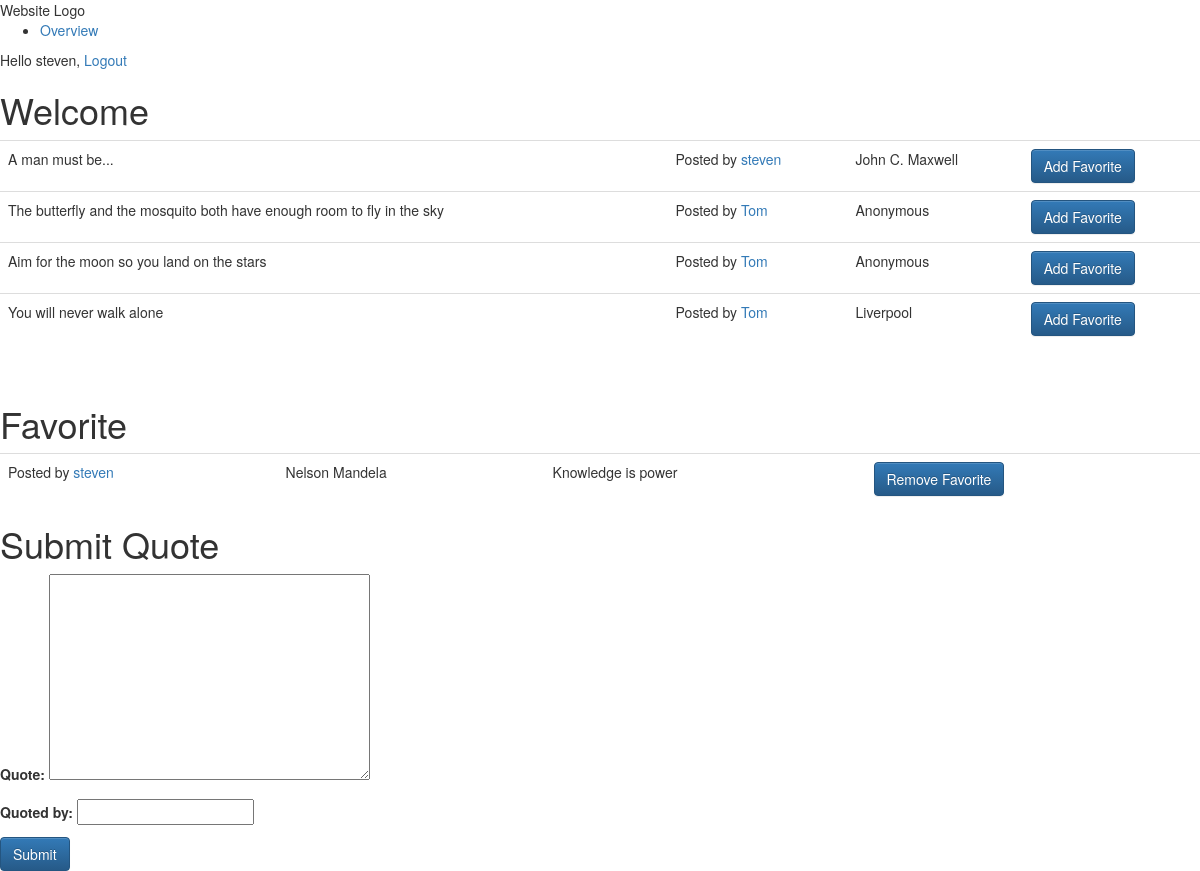
The page /project/ (signed in) on the database its author committed.
### apps/project/models.py (models this page shows, shortened)
class Quote(models.Model):
    user = models.ForeignKey('auth.User')
    quoted_by = models.CharField(max_length=255, validators = [MinLengthValidator(4)])
    quote = models.TextField(validators = [MinLengthValidator(11)])
    created = models.DateTimeField( auto_now_add=True)
    favorites = models.ManyToManyField('auth.User', related_name='favorite_quotes')

### apps/project/views.py (the view)
@login_required
def overview(request):
	form = QuoteForm()
	quotes = Quote.objects.exclude(favorites=request.user)
	favorite_quotes = request.user.favorite_quotes.all()
	return render(request, "project/overview.html", {'form': form, 'quotes': quotes, 'favorite_quotes':favorite_quotes})

### apps/project/forms.py
class QuoteForm(forms.ModelForm):
    class Meta:
        model = Quote
        fields = ['quote', 'quoted_by']

### apps/project/templates/project/overview.html (shortened to what this page needs)
{% extends "base.html" %}
{% block content %}
	<h1>Welcome</h1>
	<table class="table">
  {% for quote in quotes %}
    <tr>
    <td> {{quote.quote}}  </td>
    <td>Posted by <a href="{% url 'user_quotes' quote.user.id %}">{{ quote.user }}</a></td>
     <td>{{quote.quoted_by}}</td>
     <td><form action="{% url 'favorite' quote.id %}" method='POST'>
	<input class="btn btn-primary" type="submit" value="Add Favorite">
	</form></td>
    </tr>
  {% endfor %}
 	</table>
 <br>
 <h1>Favorite</h1>
 	<table class="table">
 	{% for quote in favorite_quotes %}
 <tr>
 <td>Posted by <a href="{% url 'user_quotes' quote.user.id %}">{{ quote.user }}</a></td>
 <td>{{quote.quoted_by}}</td>
 <td>{{quote.quote}}</td>
 <td><form action="{% url 'remove_favorite' quote.id %}" method='POST'>
	<input class="btn btn-primary" type="submit" value="Remove Favorite">
	</form></td>
 </tr>
 {% endfor %}
 </table>
 <h1> Submit Quote </h1>
 <form action="{% url 'create' %}" method='POST'>
	{{ form.as_p }}
	<input class="btn btn-primary" type="submit" value="Submit">
	</form>
{% endblock %}

### apps/account/templates/base.html (shortened to what this page needs)
{% load staticfiles %}
<!DOCTYPE html>
<html>
	<head>
		<link href="{% static "css/base.css" %}" rel="stylesheet">
		<link rel="stylesheet" href="//maxcdn.bootstrapcdn.com/bootstrap/3.2.0/css/bootstrap.min.css">
		<link rel="stylesheet" href="//maxcdn.bootstrapcdn.com/bootstrap/3.2.0/css/bootstrap-theme.min.css">
	</head>
	<body>
		<div id="header">
			<span class="logo">Website Logo</span>
			{% if request.user.is_authenticated %}
				<ul class="menu">
					<li>
						<a href="{% url 'overview' %}">Overview</a>
					</li>
				</ul>
			{% endif %}
			<span class="user">
			{% if request.user.is_authenticated %}
				Hello {{ request.user }},
				<a href="{% url "logout" %}">Logout</a>
			{% else %}
				<a href="{% url "login" %}">Log-in</a>
			{% endif %}
			</span>
		</div>
		<div id="content">
			{% block content %}
			{% endblock %}
		</div>
		</body>
		</html>

### rows shown on the page
Quote: quote "A man must be...", user "steven", quoted_by "John C. Maxwell"
Quote: quote "The butterfly and the mosquito both have enough room to fly in the sky", user "Tom", quoted_by "Anonymous"
Quote: quote "Aim for the moon so you land on the stars", user "Tom", quoted_by "Anonymous"
Quote: quote "You will never walk alone", user "Tom", quoted_by "Liverpool"
Quote: user "steven", quoted_by "Nelson Mandela", quote "Knowledge is power"

### other values the page prints
{{ request.user }} "steven"
